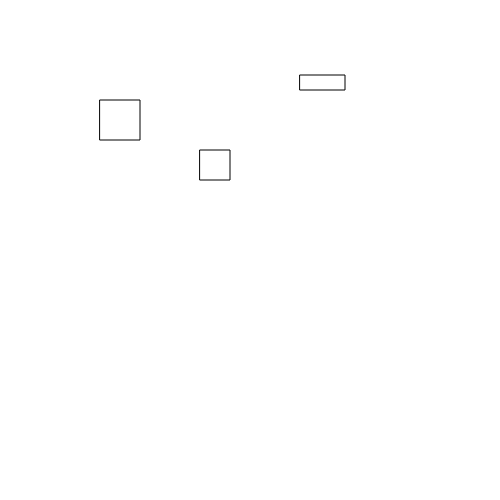
Frame 1 (no input)
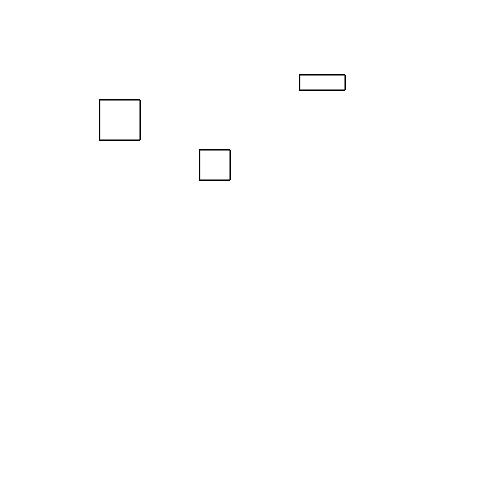
Frame 60 (no input)
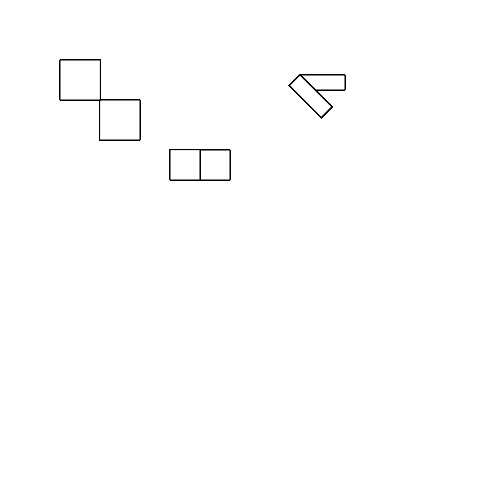
Frame 120 (the mouse pressed at the canvas centre since frame 60)

The p5.js sketch that drew these frames (run headless with seeded random() and noise() and a simulated clock; from frame 60 on, the mouse is pressed at the canvas centre):

// p5.js sketch
// ── sketch.js
var rotAmount = 0;


function setup() {
	createCanvas(500, 500);
}

function draw() {

	// Shape 1
	push();
		translate(100, 100);

		rotAmount = map(mouseX, 0, width, 0, 2*PI);

		rotate(rotAmount);

		rect(0, 0,40, 40);

	pop();

	// Shape 2

	push();
		translate(200, 150);

		rotAmount = map(mouseX, 0, width, 0, PI);

		rotate(rotAmount);

		rect(0, 0, 30, 30);

	pop();
	
	// Shape 3

	push();
		translate(300, 75);

		rotAmount = map(mouseX, 0, width, 0, HALF_PI);

		rotate(rotAmount);

		rect(0, 0, 45, 15);

	pop();


}
